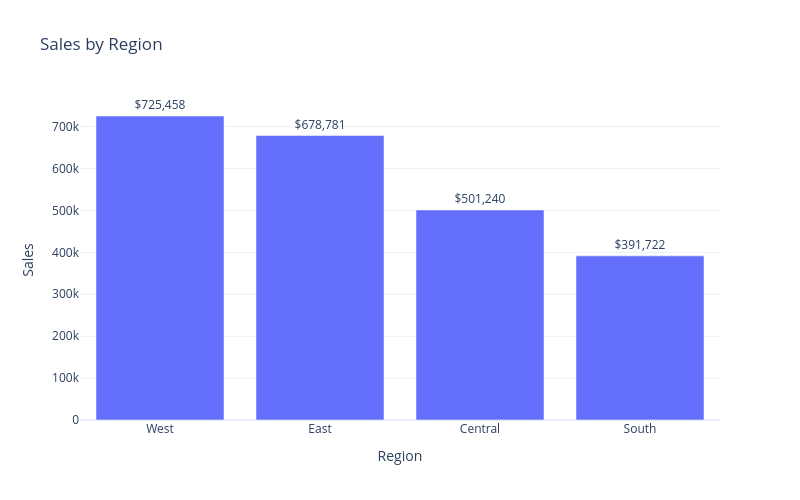

Notebook code for this chart:
### Code cell
# Plotly
region_sales_plotly = region_sales.reset_index()
fig = px.bar( region_sales_plotly, x="Region", y="Sales",text="Sales", title="Sales by Region"
)
fig.update_traces(texttemplate="$%{text:,.0f}",  textposition="outside")
fig.update_layout(template="plotly_white", width=800, height=500)
fig.show();

### Figure 1 — Plotly figure (JSON) as saved in the notebook; plotly's stock layout.template omitted (floating-point values rounded to 4 significant figures)
{"data": [{"hovertemplate": "Region=%{x}<br>Sales=%{text}<extra></extra>", "legendgroup": "", "marker": {"color": "#636efa", "pattern": {"shape": ""}}, "name": "", "orientation": "v", "showlegend": false, "text": [725500.0, 678800.0, 501200.0, 391700.0], "textposition": "outside", "texttemplate": "$%{text:,.0f}", "type": "bar", "x": ["West", "East", "Central", "South"], "xaxis": "x", "y": [725500.0, 678800.0, 501200.0, 391700.0], "yaxis": "y"}], "layout": {"barmode": "relative", "height": 500, "legend": {"tracegroupgap": 0}, "title": {"text": "Sales by Region"}, "width": 800, "xaxis": {"anchor": "y", "domain": [0, 1], "title": {"text": "Region"}}, "yaxis": {"anchor": "x", "domain": [0, 1], "title": {"text": "Sales"}}}}
